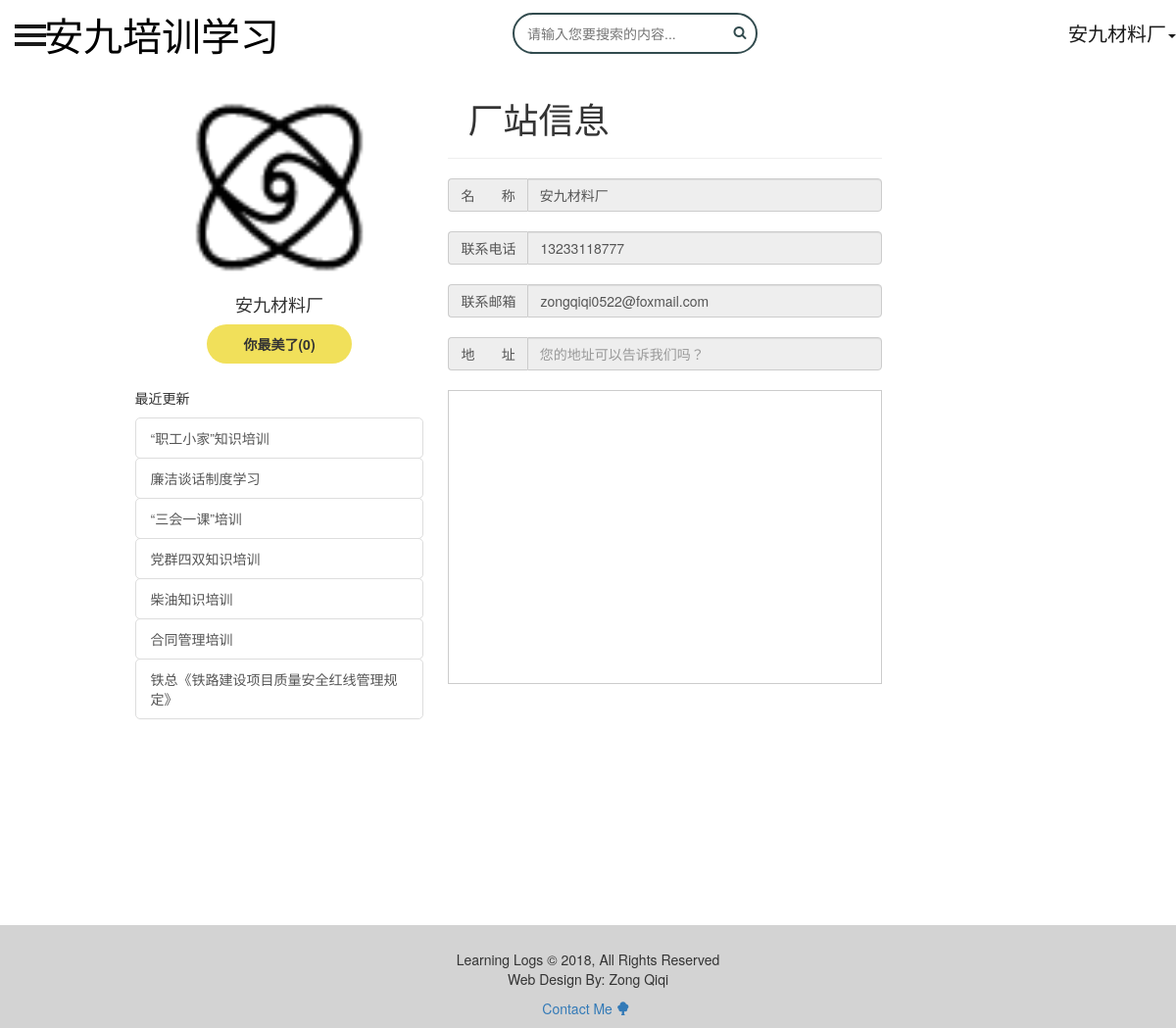
/users/author_profile/1 (signed in), run on an earlier commit of the app's database.
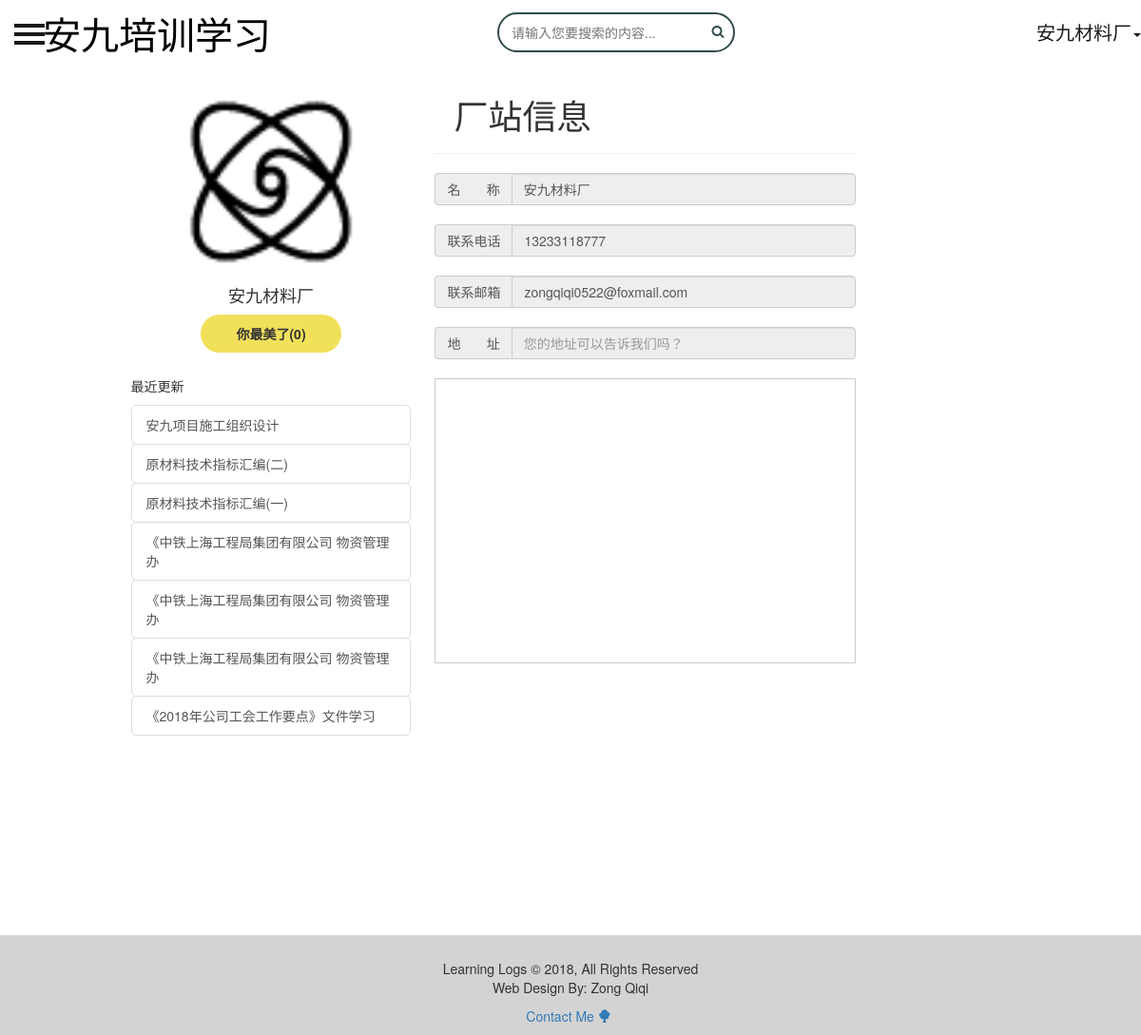
And on a later commit of the database.
### learnlogs/models.py (models this page shows, shortened)
class Entry(models.Model):
    owner=models.ForeignKey(User,on_delete=models.CASCADE)
    topic=models.ForeignKey(Topic,on_delete=models.CASCADE)  #外键，指向主题类;级联删除，删除主表的数据时候从表中的数据也随着一起删除
    name=models.CharField(max_length=200)
    text=RichTextUploadingField()
    date_added=models.DateTimeField(auto_now_add=True)  #创建时间
    class Meta:
        verbose_name_plural='entries' #设置条目的复数形式
        db_table='learning_logs_entry'

### users/views.py (the view, shortened to what this page needs)
# urls.py: path('author_profile/<int:user_id>',views.author_profile,name='author_profile'), #作者个人信息
@login_required
def author_profile(request,user_id):
    form=ProfileForm()
    all_topic=Topic.objects.all().order_by('date_added')
    author=User.objects.get(pk=user_id)
    followers=len(author.followers.all())
    entries=Entry.objects.filter(owner=author).order_by('-date_added')[:7]
    context={'author':author,'form':form,'entries':entries,'followers':followers,'all_topic':all_topic}
    return render(request, 'users/author_profile.html',context)

### users/forms.py (shortened to what this page needs)
class ProfileForm(forms.ModelForm):
    class Meta:
        model=Profile
        fields=('birth_date','describe','gender','photo','address','phone')

### learnlogs/models.py (called while the page is built)
    def __str__(self):
        return self.text

### users/templatetags/follow.py (called while the page is built)
@register.simple_tag
def following(user,author):
    followers=len(author.followers.all())
    if user==author:
        page_ele='<label  style="border-radius:50px;background-color: #f1e05a;padding: 10px;width: 50%">你最美了({})</label>'.format(followers)
    elif not Contact.objects.filter(user_from=user,user_to=author):
        page_ele='<label for="file" class=" btn btn-default" style="border-radius:50px;background-color: #f1e05a;padding: 10px;width: 50%">关注({})</label>'.format(followers)
    else:
        page_ele='<label for="file" class=" btn btn-default" style="border-radius:50px;background-color: #f1e05a;padding: 10px;width: 50%">已关注({})</label>'.format(followers)
    return format_html(page_ele)

### users/templates/users/author_profile.html (shortened to what this page needs)
{% extends "learnlogs/base.html" %}
{% load staticfiles %}
{% load follow %}
{% block head %}
<link href="{% static 'mycss/mycss.css' %}" rel="stylesheet" type="text/css">
{% endblock %}
{% block content %}
<div class="container" >
    <div class="row clearfix">
        <div class="col-md-10 col-md-offset-1" >
            <form method="post" action="{% url 'users:author_profile' author.id %}" enctype="multipart/form-data">
            <div class="col-md-4" style="padding: 10px;text-align: center;">
                <img alt="50x50" src="/media/pic/{{ author.profile.photo }}" height="200" width="200" style="border-radius:20px;" alt="{{author.username}}" />
                <h4 align="center">{{author.username}}</h4>
                <div>
                    {% following user author %}
                </div>
                <br>
                <p align="left">最近更新</p>
                {% for entry in entries %}
                    <a align="left" href="{% url 'learnlogs:entry' entry.id %}" class="list-group-item" style="border-radius:5px;">{{entry.name|truncatechars:20}}</a>
                {% empty %}
                    <p>万事开头.</p>
                {% endfor %}
            </div>
            <div class="col-md-6">
                <h1 style="padding-left: 20px">厂站信息</h1>
                <hr>
                    <div class="input-group">
                        <span class="input-group-addon">名&nbsp;&nbsp;&nbsp;&nbsp;&nbsp;&nbsp;&nbsp;称</span>
                        <input name="username" type="text" class="form-control" placeholder="您的名字" value="{{author.username}}" disabled="disabled">
                    </div>
                    <div class="input-group">
                        <span class="input-group-addon">联系电话</span>
                        <input name="phone" type="text" class="form-control" placeholder="您的电话" value="13233118777" disabled="disabled">
                    </div>
                    <div class="input-group">
                        <span class="input-group-addon">联系邮箱</span>
                        <input name="email" type="text" class="form-control" placeholder="您的邮箱" value="{{author.email}}" disabled="disabled">
                    </div>
                    <div class="input-group">
                        <span class="input-group-addon">地&nbsp;&nbsp;&nbsp;&nbsp;&nbsp;&nbsp;&nbsp;址</span>
                        <input name="adress" type="text" class="form-control" placeholder="您的地址可以告诉我们吗？" value="{{author.profile.address}}" disabled="disabled">
                    </div>
                    <div style="width:100%;height:300px;border:#ccc solid 1px;margin-top: 20px" id="dituContent"></div>
                </form>
            </div>
 </div></div></div>
<br><br><br><br><br><br><br>
{% endblock %}

What changed in the data, as far as the page shows it:
no longer on this page (row unchanged): Entry: name "“职工小家”知识培训"
no longer on this page (row unchanged): Entry: name "廉洁谈话制度学习"
no longer on this page (row unchanged): Entry: name "“三会一课”培训"
no longer on this page (row unchanged): Entry: name "党群四双知识培训"
no longer on this page (row unchanged): Entry: name "柴油知识培训"
no longer on this page (row unchanged): Entry: name "合同管理培训"
no longer on this page (row unchanged): Entry: name "铁总《铁路建设项目质量安全红线管理规定》"
added Entry: name "安九项目施工组织设计"
added Entry: name "原材料技术指标汇编(二)"
added Entry: name "原材料技术指标汇编(一)"
added Entry: name "《中铁上海工程局集团有限公司 物资管理办"
added Entry: name "《中铁上海工程局集团有限公司 物资管理办"
added Entry: name "《中铁上海工程局集团有限公司 物资管理办"
added Entry: name "《2018年公司工会工作要点》文件学习"
